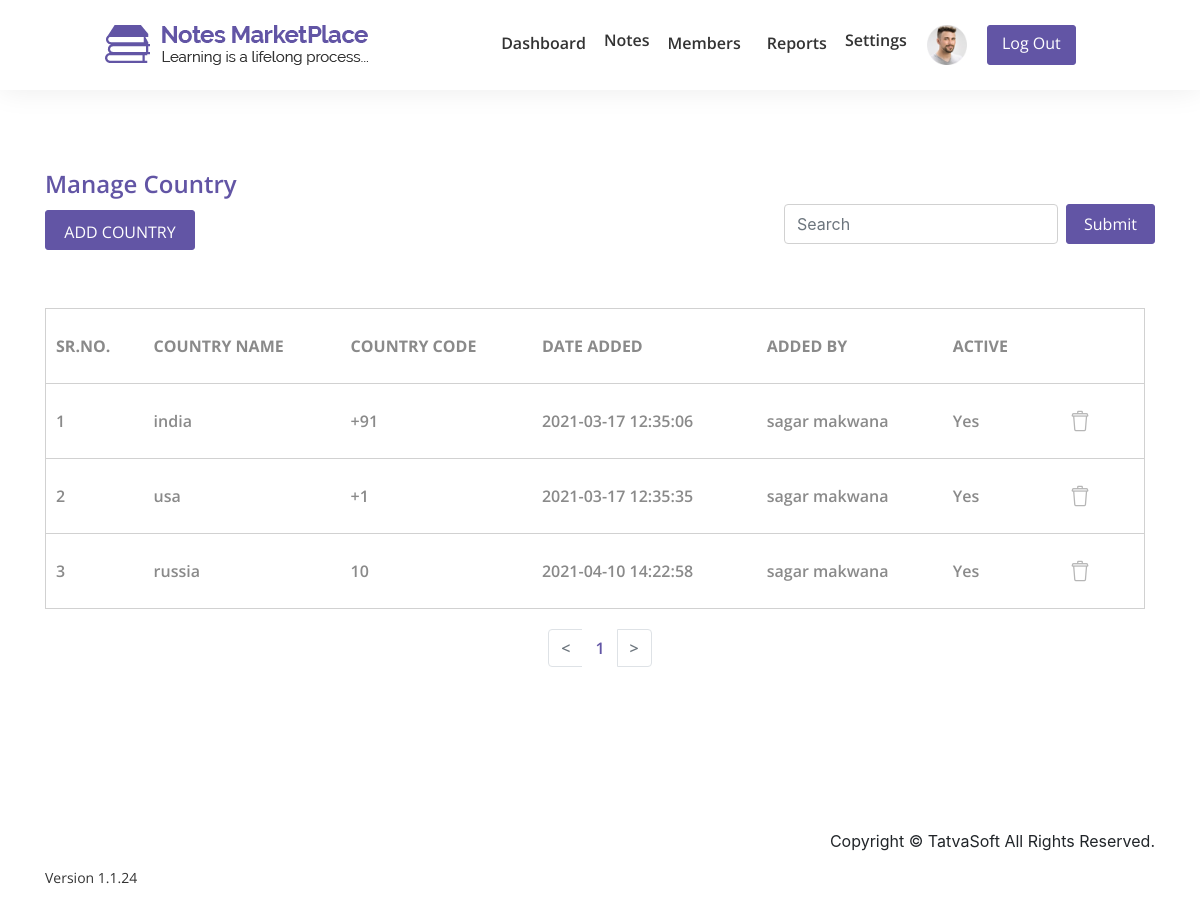
Screenshot of /notesmarketplace/admin/manage_country.php (signed in) with the database file from the repository.
### tables this page shows
CREATE TABLE `userprofile` (
  `ID` int(11) NOT NULL,
  `UserID` int(11) NOT NULL,
  `DOB` datetime DEFAULT NULL,
  `Gender` int(11) DEFAULT NULL,
  `SecondaryEmailAddress` varchar(100) DEFAULT NULL,
  `PhoneNumber_CountryCode` varchar(5) NOT NULL,
  `PhoneNumber` varchar(20) NOT NULL,
  `ProfilePicture` varchar(500) DEFAULT NULL,
  `AddressLine1` varchar(100) NOT NULL,
  `AddressLine2` varchar(100) NOT NULL,
  `City` varchar(50) NOT NULL,
  `State` varchar(50) NOT NULL,
  `ZipCode` varchar(50) NOT NULL,
  `Country` varchar(50) NOT NULL,
  `University` varchar(100) DEFAULT NULL,
  `College` varchar(100) DEFAULT NULL,
  `CreatedDate` datetime DEFAULT current_timestamp(),
  `CreatedBy` int(11) DEFAULT NULL,
  `ModifiedDate` datetime DEFAULT NULL,
  `ModifiedBy` int(11) DEFAULT NULL
);

CREATE TABLE `countries` (
  `ID` int(11) NOT NULL,
  `Name` varchar(100) NOT NULL,
  `CountryCode` varchar(100) NOT NULL,
  `CreatedDate` datetime DEFAULT current_timestamp(),
  `CreatedBy` int(11) DEFAULT NULL,
  `ModifiedDate` datetime DEFAULT NULL,
  `ModifiedBy` int(11) DEFAULT NULL,
  `IsActive` bit(1) NOT NULL DEFAULT b'1'
);

CREATE TABLE `users` (
  `ID` int(11) NOT NULL,
  `RoleID` int(11) NOT NULL,
  `FirstName` varchar(50) NOT NULL,
  `LastName` varchar(50) NOT NULL,
  `EmailID` varchar(100) NOT NULL,
  `Password` varchar(24) NOT NULL,
  `IsEmailVerified` bit(1) NOT NULL DEFAULT b'0',
  `CreatedDate` datetime DEFAULT current_timestamp(),
  `CreatedBy` int(11) DEFAULT NULL,
  `ModifiedDate` datetime DEFAULT NULL,
  `ModifiedBy` int(11) DEFAULT NULL,
  `IsActive` bit(1) DEFAULT b'1',
  `vkey` varchar(255) DEFAULT ''
);

### notesmarketplace/admin/manage_country.php (the view, shortened to what this page needs)
<?php
include"../includes/database.php";
?>
<?php
if(!isset($_SESSION['user_id'])){
?>
<script>
    location.replace('../login.php');
</script>
<?php
}else{
    $user_id = $_SESSION['user_id'];
}
?>
<?php
$admin = "SELECT * FROM userprofile WHERE UserID = $user_id AND ProfilePicture IS NOT NULL";
$admin_info = mysqli_query($connection,$admin);
    $adm = mysqli_fetch_assoc($admin_info);
if(mysqli_num_rows($admin_info) != 0){
    $profile = $adm['ProfilePicture'];
}
?>
<!DOCTYPE html>
<html lang="en">
<head>
    <link rel="stylesheet" href="css/font-awesome/css/font-awesome.min.css">
    <link rel="stylesheet" href="css/bootstrap/bootstrap.min.css">
    <link rel="stylesheet" href="css/dash.css">
    <link rel="stylesheet" href="css/nav.css">
    <link rel="stylesheet" href="css/preloader.css">
</head>
<body>
    <header>
        <div class="container">
            <nav class="navbar navbar-expand-lg navbar-light fixed-top">
                <div class="collapse navbar-collapse " id="navbarTogglerDemo01">
                    <div class="container">
                        <a class="navbar-brand float-left" href="#"><img src="../img/logo.png" class="img-fluid"></a>
                        <ul class="navbar-nav mr-auto mt-2 mt-lg-0 ml-auto">
                            <li class="nav-item"><a class="nav-link" href="<?php if(isset($user_id)){ echo 'dashboard.php?user_id='.$user_id;}else {echo 'dashboard.php';}?>">Dashboard</a></li>
                            <li class="nav-item note-dropdown">
                                <div class="dropdown show">
                                    <a class="note-dropdown" href="#" role="" id="dropdownMenuLink" data-toggle="dropdown" aria-haspopup="true" aria-expanded="false">
                                        Notes
                                    </a>
                                </div>
                            </li>
                            <li class="nav-item"><a class="nav-link" href="members.php">Members</a> </li>
                            <li class="nav-item"><a class="nav-link" href="spam_reports.php">Reports</a></li>
                             <li class="nav-item note-dropdown">
                             <div class="dropdown show">
                                    <a class="note-dropdown" href="#" role="" id="dropdownMenuLink" data-toggle="dropdown" aria-haspopup="true" aria-expanded="false" >
                                      Settings
                                    </a>
                                </div>
                            </li>
                            <li class="nav-item ">
                                <div class="dropdown show">
                                    <a class="" href="#" role="" id="dropdownMenu" data-toggle="dropdown" aria-haspopup="true" aria-expanded="false">
                                        <?php
                                       if(isset($profile)){
                                           ?>
                                        <img class="profile" src="<?php if(isset($profile)){ echo $profile; }?>" alt="">
                                        <?php
                                       }else{
                                          ?>
                                        <img class="profile" src="../img/images/user-l.jpg" alt="">
                                        <?php } ?>
                                    </a>
                                </div>
                            </li>
                            <li class="nav-item"><a class="btn btn-primary" href="../logout.php" role="button">Log Out</a></li>
                        </ul>
                    </div>
                </div>
            </nav>
        </div>
    </header>
    <section id="progress-notes">
        <div class="content-box-lg">
            <div class="container">
                <div class="table-title row">
                    <div class="col-6">
                        <p>Manage Country</p>
                        <a class="btn btn-primary" href="add_country.php" role="button" style="" id="admin">ADD COUNTRY</a>
                    </div>
                    <div class="col-6">
                        <form class="form-inline" method="post">
                            <input type="text" class="form-control mb-2 mr-sm-2" id="inlineFormInputName2" placeholder="Search" name="search">
                            <button type="submit" class="btn btn-primary mb-2" name="submit">Submit</button>
                        </form>
                    </div>
                </div>
                <div class="table-responsive">
                    <table class="progres">
                        <tr>
                            <th>SR.NO.</th>
                            <th>COUNTRY NAME</th>
                            <th>COUNTRY CODE</th>
                            <th>DATE ADDED</th>
                            <th>ADDED BY</th>
                            <th> ACTIVE</th>
                            <th></th>
                        </tr>
                        <?php
                         if(isset($_GET['page'])){
                            $page = $_GET['page'];
                            $page =mysqli_real_escape_string($connection,$page);
                            $page = htmlentities($page);
                            }
                            else{
                                $page = 1;
                            }
                            $num_per_page = 5;
                            $start_from = ($page-1) * $num_per_page;
                             if(isset($_POST['submit'])){
                                $search = $_POST['search'];
                                 $query = "SELECT * FROM countries WHERE IsActive = 1 AND Name LIKE '{$search}%' OR CountryCode LIKE '{$search}%' ";
                             }
                            else{
                            $query = "SELECT * FROM countries WHERE IsActive = 1";
                            }
                          $cat = mysqli_query($connection,$query);
                          $total_records = mysqli_num_rows($cat);
                         $total_pages = ceil($total_records / $num_per_page);
                        $i=1;
                        $srno = 0;
                        while($row = mysqli_fetch_assoc($cat)){
                            $srno++;
                             $name = $row['Name'];
                             $code = $row['CountryCode'];
                            $u = $row['CreatedBy'];
                            $user = "SELECT * FROM users WHERE ID = $u";
                            $u_query = mysqli_query($connection,$user);
                            $user_detail = mysqli_fetch_assoc($u_query);
                            $createdby =$user_detail['FirstName'].' '.$user_detail['LastName'];
                            $date = $row['CreatedDate'];
                            if($isactive = 1){
                                $active = 'Yes';
                            }else{
                                $active = 'No';
                            }
                            if($start_from<$i){
                    ?>
                        <tr>
                            <td><?php echo $srno; ?></td>
                            <td><?php echo $name; ?></td>
                            <td><?php echo $code; ?></td>
                            <td><?php echo $date; ?></td>
                            <td><?php echo $createdby; ?></td>
                            <td><?php echo $active; ?></td>
                            <td>
                                <a class="" data-toggle="modal" data-target="#p<?php echo $srno; ?>">
                                    <div class="dots">
                                        <img src="../img/images/delete.png">
                                    </div>
                                </a>
                            </td>
                        </tr>
                        <?php
                        }
                             $i++;
                        }
                    ?>
                    </table>
                </div>
                <nav aria-label="Page navigation example" id="pagination" style="margin-top : 20px;">
                    <ul class="pagination d-flex justify-content-center">
                        <li class="page-item  <?php if($page == 1){ echo 'disabled'; }?>">
                            <a class="page-link" href="dashboard.php?page=<?php echo $page-1; ?>" aria-label="Previous">
                                <span aria-hidden="true">&#60;</span>
                            </a>
                        </li>
                        <?php
                            for($i=1;$i<=$total_pages;$i++){
                        ?>
                        <li class="page-item">
                            <a class="page-link <?php if($page == $i) { echo 'active'; }?>" href="dashboard.php?page=<?php echo $i ; ?>"><?php echo $i ;?></a>
                        </li>
                        <?php
                            }
                        ?>
                        <li class="page-item <?php if($page == $total_pages){ echo 'disabled'; }?>">
                            <a class="page-link" href="dashboard.php?page=<?php echo $page-1; ?>" aria-label="Next">
                                <span aria-hidden="true">&#62;</span>
                            </a>
                        </li>
                    </ul>
                </nav>
            </div>
        </div>
    </section>
    <br><br><br><br>
    <footer>
        <div class="container">
            <div class="row">
                <div class="col-md-6 col-sm-8 foot-text text-left">
                    <p>Version 1.1.24</p>
                </div>
                <div class="col-md-6 col-sm-4 foot-icon col-sm-4 text-right">
                    <p>Copyright &copy; TatvaSoft All Rights Reserved.</p>
                </div>
            </div>
        </div>
    </footer>
</body>
</html>

### notesmarketplace/admin/css/dash.css (style rules this page uses)
.form-inline { float: right; }
.form-control { border: 1px solid #d1d1d1; }
.profile { padding: 0px 10px; }
.content-box-lg { padding: 50px 0; }
a { color: #333333; font-family: "Open Sans"; font-size: 16px; font-weight: 600; line-height: 20px; }
.btn-primary { color: #fff; background-color: #6255a5; border-color: #6255a5; width: 89px; border-radius: 3px; font-family: "Open Sans"; font-size: 16px; line-height: 22px; }
.progres { margin-top: 40px; border: 1px solid #d1d1d1; width: 1100px; }
.progres tr { border: 1px solid #d1d1d1; height: 75px; font-family: "Open Sans"; font-weight: 600; font-size: 16px; color: #8a8a8a; }
.progres th,td { padding: 5px 10px; }
.table-title p { position: absolute; font-family: "Open Sans"; font-weight: 600; font-size: 24px; color: #6255a5; line-height: 20px; }
.pagination > li > a, .pagination > li > span { border: 1px solid white; color: #6255a5; }

### notesmarketplace/admin/css/nav.css (style rules this page uses)
.profile { padding: 0px 10px; }
.content-box-lg { padding: 50px 0; }
.note-dropdown { padding-top: 5px; }
.collapse { padding: 10px 0; }
.nav-item { padding-right: 5px; padding-left: 5px; }
.navbar-light .navbar-nav .nav-link { color: #333333; font-family: "Open Sans"; font-size: 16px; font-weight: 600; line-height: 20px; }
.nav-item img { height: 40px; width: 60px; }
.navbar { padding: 10px 0 10px 0; background-color: white; padding-left: 90px; box-shadow: 0px 0px 30px 0px rgba(0, 0, 0, 0.08); }
a { color: #333333; font-family: "Open Sans"; font-size: 16px; font-weight: 600; line-height: 20px; }
.dots img { padding:0 20px; }

### notesmarketplace/admin/manage_country.php (style rules this page uses)
.form-control, .btn, #month { height: 40px; }
#progress-notes { margin-top: 100px; }
.col-6 p { position: relative; }
.form-inline { margin-top: 30px; }
#admin { width: 150px; padding-top: 10px; }
.foot-text p { margin: 40px 0; font-family: 'Open Sans', sans-serif; font-size: 14px; font-weight: 400; line-height: 18px; color: #333333; }

### rows the page displays
userprofile: ProfilePicture (picture)
countries: Name "india", CountryCode "+91", CreatedDate "2021-03-17 12:35:06", users.FirstName+LastName "sagar makwana", active "Yes"
countries: Name "usa", CountryCode "+1", CreatedDate "2021-03-17 12:35:35", users.FirstName+LastName "sagar makwana", active "Yes"
countries: Name "russia", CountryCode "10", CreatedDate "2021-04-10 14:22:58", users.FirstName+LastName "sagar makwana", active "Yes"
